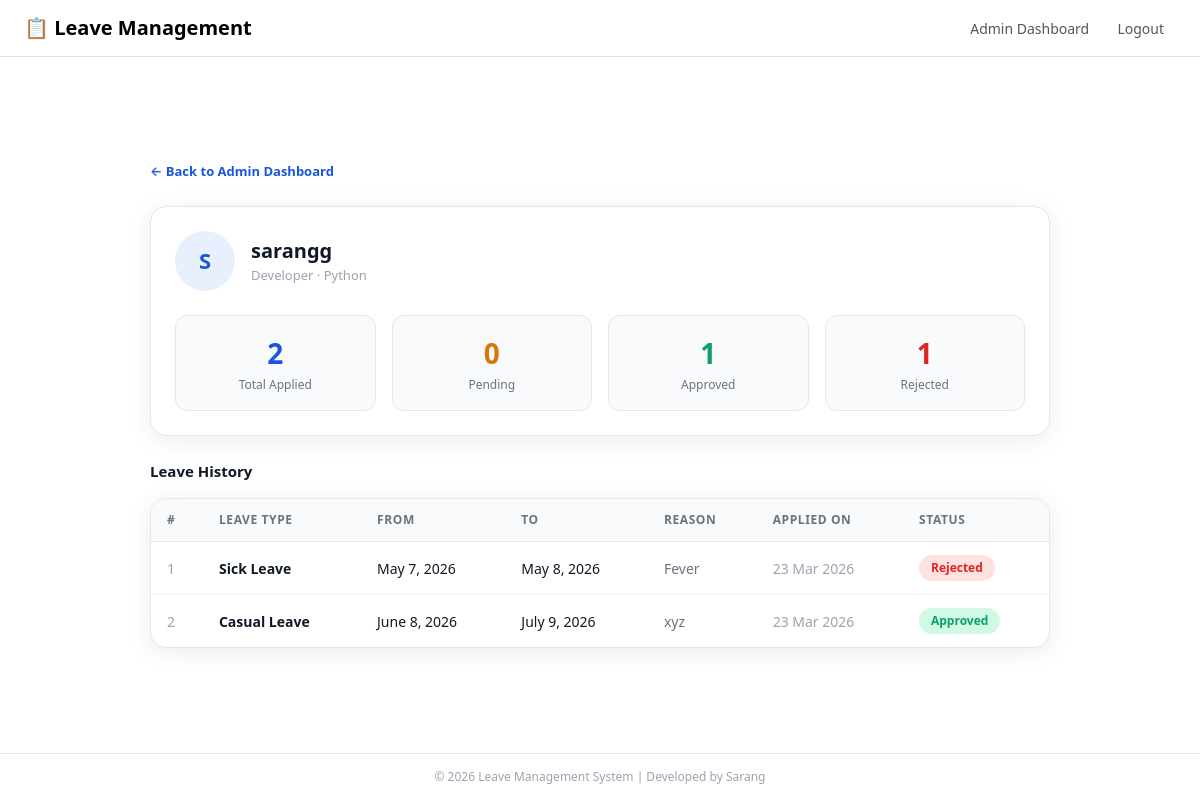
The page /employee/10/ (signed in) on the database its author committed.
### leave_app/models.py (models this page shows, shortened)
class Employee(models.Model):
    user=models.OneToOneField(User, on_delete=models.CASCADE)
    department=models.CharField(max_length=100)
    designation=models.CharField(max_length=100)

class Leave(models.Model):
    STATUS_CHOICES=[
        ('Pending','Pending'),
        ('Approved','Approved'),
        ('Rejected','Rejected'),
    ]
    employee=models.ForeignKey(Employee, on_delete=models.CASCADE)
    leave_type=models.ForeignKey(LeaveType, on_delete=models.CASCADE)
    start_date=models.DateField()
    end_date=models.DateField()
    reason=models.TextField()
    status=models.CharField(max_length=50,choices=STATUS_CHOICES,default='Pending')
    applied_on=models.DateTimeField(auto_now=True)

class LeaveType(models.Model):
    name=models.CharField(max_length=100)
    max_days=models.IntegerField()
    def __str__(self):
        return self.name

### leave_app/views.py (the view)
# urls.py: path('employee/<int:id>/',views.employee_detail,name='employee_detail')
@login_required
def employee_detail(request,id):
    if not request.user.is_staff:
        return redirect('dashboard')
    employee=Employee.objects.get(id=id)
    leaves=Leave.objects.filter(employee=employee)
    total=leaves.count()
    pending=leaves.filter(status='Pending').count()
    approved=leaves.filter(status='Approved').count()
    rejected=leaves.filter(status='Rejected').count()
    return render(request,'employee_detail.html',{
        'employee':employee,
        'leaves': leaves,
        'total': total,
        'pending': pending,
        'approved': approved,
        'rejected': rejected,
    })

### leave_app/templates/employee_detail.html
{% extends 'base.html' %}
{% block content %}
<div class="detail-wrapper">
  <a href="{% url 'admin_dashboard' %}" class="back-btn mb-4 d-block">← Back to Admin Dashboard</a>
  <div class="profile-card p-4 mb-4">
    <div class="d-flex align-items-center gap-3 mb-4">
      <div class="avatar-circle">{{ employee.user.username|first|upper }}</div>
      <div>
        <div class="employee-name">{{ employee.user.username }}</div>
        <div class="employee-meta">{{ employee.designation }} · {{ employee.department }}</div>
      </div>
    </div>
    <div class="row g-3">
      <div class="col-3">
        <div class="stat-card blue p-3">
          <div class="stat-number">{{ total }}</div>
          <div class="stat-label">Total Applied</div>
        </div>
      </div>
      <div class="col-3">
        <div class="stat-card amber p-3">
          <div class="stat-number">{{ pending }}</div>
          <div class="stat-label">Pending</div>
        </div>
      </div>
      <div class="col-3">
        <div class="stat-card green p-3">
          <div class="stat-number">{{ approved }}</div>
          <div class="stat-label">Approved</div>
        </div>
      </div>
      <div class="col-3">
        <div class="stat-card red p-3">
          <div class="stat-number">{{ rejected }}</div>
          <div class="stat-label">Rejected</div>
        </div>
      </div>
    </div>
  </div>
  <div class="section-title mb-3">Leave History</div>
  <div class="history-table-card">
    <table>
      <thead>
        <tr>
          <th>#</th>
          <th>Leave Type</th>
          <th>From</th>
          <th>To</th>
          <th>Reason</th>
          <th>Applied On</th>
          <th>Status</th>
        </tr>
      </thead>
      <tbody>
        {% for leave in leaves %}
          <tr>
            <td style="color:#9ca3af;">{{ forloop.counter }}</td>
            <td style="font-weight:600;">{{ leave.leave_type }}</td>
            <td>{{ leave.start_date }}</td>
            <td>{{ leave.end_date }}</td>
            <td style="color:#6b7280;">{{ leave.reason }}</td>
            <td style="color:#9ca3af;">{{ leave.applied_on|date:"d M Y" }}</td>
            <td>
              {% if leave.status == 'Pending' %}
                <span class="badge-status pending">Pending</span>
              {% elif leave.status == 'Approved' %}
                <span class="badge-status approved">Approved</span>
              {% elif leave.status == 'Rejected' %}
                <span class="badge-status rejected">Rejected</span>
              {% endif %}
            </td>
          </tr>
        {% empty %}
          <tr>
            <td colspan="7" class="text-center py-4" style="color:#9ca3af;">
              📭 No leave history found.
            </td>
          </tr>
        {% endfor %}
      </tbody>
    </table>
  </div>
</div>
{% endblock %}

### leave_app/static/css/style.css (style rules this page uses)
body { background-color: #f0f4ff; font-family: 'Segoe UI', sans-serif; min-height: 100vh; display: flex; flex-direction: column; }
.badge-status { display: inline-block; padding: 4px 12px; border-radius: 20px; font-size: 12px; font-weight: 600; }
.badge-status.approved { background-color: #d1fae5; color: #0e9f6e; }
.badge-status.rejected { background-color: #fee2e2; color: #e02424; }
.detail-wrapper { width: 100%; max-width: 900px; }
.back-btn { text-decoration: none; color: #1a56db; font-size: 13px; font-weight: 600; }
.profile-card { background-color: #ffffff; border-radius: 16px; border: 1px solid #e5e7eb; box-shadow: 0 4px 24px rgba(0, 0, 0, 0.08); }
.avatar-circle { width: 60px; height: 60px; background-color: #e8f0fe; color: #1a56db; border-radius: 50%; font-size: 22px; font-weight: 700; display: flex; align-items: center; justify-content: center; flex-shrink: 0; }
.employee-name { font-size: 20px; font-weight: 700; color: #111827; }
.employee-meta { font-size: 13px; color: #9ca3af; }
.stat-card { background-color: #f9fafb; border-radius: 12px; border: 1px solid #e5e7eb; text-align: center; }
.stat-card .stat-number { font-size: 28px; font-weight: 700; }
.stat-card .stat-label { font-size: 12px; color: #6b7280; margin-top: 2px; }
.stat-card.blue .stat-number { color: #1a56db; }
.stat-card.amber .stat-number { color: #d97706; }
.stat-card.green .stat-number { color: #0e9f6e; }
.stat-card.red .stat-number { color: #e02424; }
.history-table-card { background-color: #ffffff; border-radius: 16px; border: 1px solid #e5e7eb; box-shadow: 0 4px 24px rgba(0, 0, 0, 0.08); overflow: hidden; }
.history-table-card table { width: 100%; border-collapse: collapse; }
.history-table-card thead { background-color: #f9fafb; border-bottom: 1px solid #e5e7eb; }
.history-table-card th { padding: 12px 16px; font-size: 12px; font-weight: 600; color: #6b7280; text-transform: uppercase; letter-spacing: 0.05em; text-align: left; }
.history-table-card td { padding: 13px 16px; font-size: 14px; color: #111827; border-bottom: 1px solid #f3f4f6; }
.history-table-card tr:last-child td { border-bottom: none; }
.section-title { font-size: 15px; font-weight: 700; color: #111827; }

### rows shown on the page
Employee: user.username|first "S", user.username "sarangg", designation "Developer", department "Python"
Leave: leave_type "Sick Leave", start_date "May 7, 2026", end_date "May 8, 2026", reason "Fever", applied_on "23 Mar 2026", status "Rejected"
Leave: leave_type "Casual Leave", start_date "June 8, 2026", end_date "July 9, 2026", reason "xyz", applied_on "23 Mar 2026", status "Approved"

### other values the page prints
{{ total }} "2"
{{ pending }} "0"
{{ approved }} "1"
{{ rejected }} "1"
